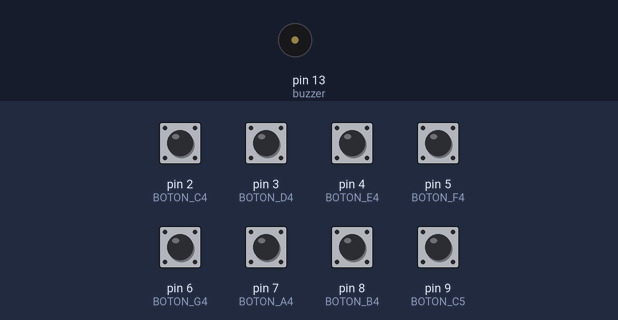
This sketch was run on a simulated Arduino Uno, built with avr-gcc and run on an emulated ATmega328P. Shown: buzzer (waves = sounding). The inputs (shaded band) are chosen by the test bench; at power-on: pin 2 (BOTON_C4), pin 3 (BOTON_D4), pin 4 (BOTON_E4), pin 5 (BOTON_F4), pin 6 (BOTON_G4), pin 7 (BOTON_A4), pin 8 (BOTON_B4), pin 9 (BOTON_C5) HIGH.

Above: at 1.2 s.
1.3 s: pin 2 (BOTON_C4) pulled LOW for 0.15 s
At 1.37 s:
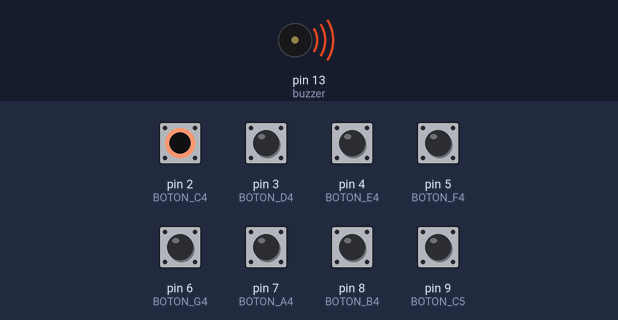
Timing chart, 0 to 4.3 s (numbered marks = the images above; inputs shaded):
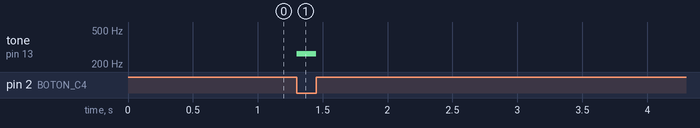

The sketch:

PIANO_TECLADO.ino
```cpp
#include "pitches.h"
const int buzzer = 13;

#define NOTA_B0  31
#define NOTA_C1  33
#define NOTA_CS1 35
#define NOTA_D1  37
#define NOTA_DS1 39
#define NOTA_E1  41
#define NOTA_F1  44
#define NOTA_FS1 46
#define NOTA_G1  49
#define NOTA_GS1 52
#define NOTA_A1  55
#define NOTA_AS1 58
#define NOTA_B1  62
#define NOTA_C2  65
#define NOTA_CS2 69
#define NOTA_D2  73
#define NOTA_DS2 78
#define NOTA_E2  82
#define NOTA_F2  87
#define NOTA_FS2 93
#define NOTA_G2  98
#define NOTA_GS2 104
#define NOTA_A2  110
#define NOTA_AS2 117
#define NOTA_B2  123
#define NOTA_C3  131
#define NOTA_CS3 139
#define NOTA_D3  147
#define NOTA_DS3 156
#define NOTA_E3  165
#define NOTA_F3  175
#define NOTA_FS3 185
#define NOTA_G3  196
#define NOTA_GS3 208
#define NOTA_A3  220
#define NOTA_AS3 233
#define NOTA_B3  247
#define NOTA_C4  262
#define NOTA_CS4 277
#define NOTA_D4  294
#define NOTA_DS4 311
#define NOTA_E4  330
#define NOTA_F4  349
#define NOTA_FS4 370
#define NOTA_G4  392
#define NOTA_GS4 415
#define NOTA_A4  440
#define NOTA_AS4 466
#define NOTA_B4  494
#define NOTA_C5  523
#define NOTA_CS5 554
#define NOTA_D5  587
#define NOTA_DS5 622
#define NOTA_E5  659
#define NOTA_F5  698
#define NOTA_FS5 740
#define NOTA_G5  784
#define NOTA_GS5 831
#define NOTA_A5  880
#define NOTA_AS5 932
#define NOTA_B5  988
#define NOTA_C6  1047
#define NOTA_CS6 1109
#define NOTA_D6  1175
#define NOTA_DS6 1245
#define NOTA_E6  1319
#define NOTA_F6  1397
#define NOTA_FS6 1480
#define NOTA_G6  1568
#define NOTA_GS6 1661
#define NOTA_A6  1760
#define NOTA_AS6 1865
#define NOTA_B6  1976
#define NOTA_C7  2093
#define NOTA_CS7 2217
#define NOTA_D7  2349
#define NOTA_DS7 2489
#define NOTA_E7  2637
#define NOTA_F7  2794
#define NOTA_FS7 2960
#define NOTA_G7  3136
#define NOTA_GS7 3322
#define NOTA_A7  3520
#define NOTA_AS7 3729
#define NOTA_B7  3951
#define NOTA_C8  4186
#define NOTA_CS8 4435
#define NOTA_D8  4699
#define NOTA_DS8 4978
#include "pitches.h"
#define ACTIVATED LOW

  /*NOTA_C4, //DO 0
  NOTA_D4, //RE 1
  NOTA_E4, //MI 2
  NOTA_F4, //FA 3
  NOTA_G4, //SOL 4
  NOTA_A4, //LA 5
  NOTA_B4, //SI 6
  NOTA_C5, // DO 7
  */
const int BOTON_C4 = 2; //DO 1
const int BOTON_D4 = 3; //RE 2
const int BOTON_E4 = 4; //MI 3
const int BOTON_F4 = 5; //FA 4
const int BOTON_G4 = 6; //SOL 5
const int BOTON_A4 = 7; //LA 6
const int BOTON_B4 = 8; //SI 7
const int BOTON_C5 = 9; //DO 8

void setup()
{
  Serial.begin(9600);

  pinMode(BOTON_C4, INPUT);
  digitalWrite(BOTON_C4,HIGH);

  pinMode(BOTON_D4, INPUT);
  digitalWrite(BOTON_D4,HIGH);

  pinMode(BOTON_E4, INPUT);
  digitalWrite(BOTON_E4,HIGH);

  pinMode(BOTON_F4, INPUT);
  digitalWrite(BOTON_F4,HIGH);

  pinMode(BOTON_G4, INPUT);
  digitalWrite(BOTON_G4,HIGH);

  pinMode(BOTON_A4, INPUT);
  digitalWrite(BOTON_A4,HIGH);

  pinMode(BOTON_B4, INPUT);
  digitalWrite(BOTON_B4,HIGH);

  pinMode(BOTON_C5, INPUT);
  digitalWrite(BOTON_C5,HIGH);


}
void loop()
{
   while(digitalRead(BOTON_C4) == ACTIVATED)
  {
    tone(buzzer,NOTA_C4);
  }
   while(digitalRead(BOTON_D4) == ACTIVATED)
  {
    tone(buzzer,NOTA_D4);
  }
     while(digitalRead(BOTON_E4) == ACTIVATED)
  {
    tone(buzzer,NOTA_E4);
  }
   while(digitalRead(BOTON_F4) == ACTIVATED)
  {
    tone(buzzer,NOTA_F4);
  }
     while(digitalRead(BOTON_G4) == ACTIVATED)
  {
    tone(buzzer,NOTA_G4);
  }
   while(digitalRead(BOTON_A4) == ACTIVATED)
  {
    tone(buzzer,NOTA_A4);
  }
     while(digitalRead(BOTON_B4) == ACTIVATED)
  {
    tone(buzzer,NOTA_B4);
  }
   while(digitalRead(BOTON_C5) == ACTIVATED)
  {
    tone(buzzer,NOTA_C5);
  }
  noTone(buzzer);
}
```

pitches_h.ino
```cpp
#define NOTE_B0  31
#define NOTE_C1  33
#define NOTE_CS1 35
#define NOTE_D1  37
#define NOTE_DS1 39
#define NOTE_E1  41
#define NOTE_F1  44
#define NOTE_FS1 46
#define NOTE_G1  49
#define NOTE_GS1 52
#define NOTE_A1  55
#define NOTE_AS1 58
#define NOTE_B1  62
#define NOTE_C2  65
#define NOTE_CS2 69
#define NOTE_D2  73
#define NOTE_DS2 78
#define NOTE_E2  82
#define NOTE_F2  87
#define NOTE_FS2 93
#define NOTE_G2  98
#define NOTE_GS2 104
#define NOTE_A2  110
#define NOTE_AS2 117
#define NOTE_B2  123
#define NOTE_C3  131
#define NOTE_CS3 139
#define NOTE_D3  147
#define NOTE_DS3 156
#define NOTE_E3  165
#define NOTE_F3  175
#define NOTE_FS3 185
#define NOTE_G3  196
#define NOTE_GS3 208
#define NOTE_A3  220
#define NOTE_AS3 233
#define NOTE_B3  247
#define NOTE_C4  262
#define NOTE_CS4 277
#define NOTE_D4  294
#define NOTE_DS4 311
#define NOTE_E4  330
#define NOTE_F4  349
#define NOTE_FS4 370
#define NOTE_G4  392
#define NOTE_GS4 415
#define NOTE_A4  440
#define NOTE_AS4 466
#define NOTE_B4  494
#define NOTE_C5  523
#define NOTE_CS5 554
#define NOTE_D5  587
#define NOTE_DS5 622
#define NOTE_E5  659
#define NOTE_F5  698
#define NOTE_FS5 740
#define NOTE_G5  784
#define NOTE_GS5 831
#define NOTE_A5  880
#define NOTE_AS5 932
#define NOTE_B5  988
#define NOTE_C6  1047
#define NOTE_CS6 1109
#define NOTE_D6  1175
#define NOTE_DS6 1245
#define NOTE_E6  1319
#define NOTE_F6  1397
#define NOTE_FS6 1480
#define NOTE_G6  1568
#define NOTE_GS6 1661
#define NOTE_A6  1760
#define NOTE_AS6 1865
#define NOTE_B6  1976
#define NOTE_C7  2093
#define NOTE_CS7 2217
#define NOTE_D7  2349
#define NOTE_DS7 2489
#define NOTE_E7  2637
#define NOTE_F7  2794
#define NOTE_FS7 2960
#define NOTE_G7  3136
#define NOTE_GS7 3322
#define NOTE_A7  3520
#define NOTE_AS7 3729
#define NOTE_B7  3951
#define NOTE_C8  4186
#define NOTE_CS8 4435
#define NOTE_D8  4699
#define NOTE_DS8 4978
```

Measured:
- after the input at 1.3 s, tone on pin 13 (buzzer): silent → 262 Hz at once, → silent 0.15 s later
